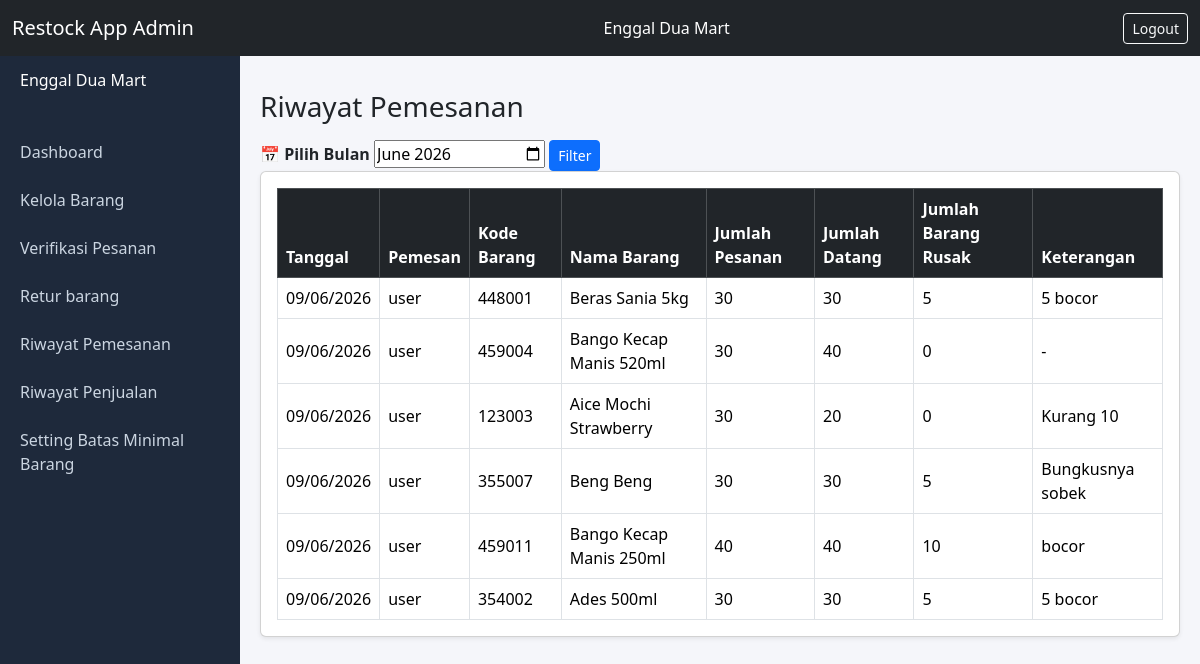
The page /laporan/barang-datang/ (signed in) on the database its author committed.
### inventory/models.py (models this page shows, shortened)
class Pemesanan(models.Model):
    STATUS_CHOICES = [
        ('pending', 'Pending'),
        ('disetujui', 'Disetujui'),
        ('datang','Barang Datang'),
        ('ditolak', 'Ditolak'),
    ]
    barang = models.ForeignKey(Barang, on_delete=models.CASCADE)
    user_2 = models.ForeignKey(User, on_delete=models.CASCADE)
    jumlah = models.IntegerField()
    status_2 = models.CharField(max_length=20, choices=STATUS_CHOICES, default='pending')
    tanggal_pesan = models.DateField(auto_now_add=True)
    tanggal_datang = models.DateField(null=True, blank=True)
    jumlah_datang = models.IntegerField(null=True, blank=True)
    jumlah_rusak = models.IntegerField(null=True, blank=True, default=0)
    keterangan = models.TextField(null=True, blank=True)

class User(models.Model):
    ROLE_CHOICES = [
        ('admin', 'Admin'),
        ('karyawan', 'Karyawan'),
    ]
    username = models.CharField(max_length=150, unique=True)
    password = models.CharField(max_length=255)
    role = models.CharField(max_length=20, choices=ROLE_CHOICES)

class Barang(models.Model):
    kategori = models.ForeignKey(
        KategoriBarang,
        on_delete=models.CASCADE
    )
    kode_barang = models.IntegerField(
        primary_key=True,
        editable=False
    )
    nama_barang = models.CharField(max_length=100)
    stock = models.IntegerField()
    harga = models.DecimalField(max_digits=12, decimal_places=2)
    batas_minimal = models.IntegerField(default=15)

### inventory/views.py (the view)
        def wrapper(request, *args, **kwargs):
            user_role = request.session.get('role')
            if user_role not in allowed_roles:
                return HttpResponseForbidden("Tidak punya akses.")
            return view_func(request, *args, **kwargs)

### inventory/views.py (called while the page is built)
def require_login(view_func):
    def wrapper(request, *args, **kwargs):
        if not request.session.get('user_id'):
            return redirect('login')
        return view_func(request, *args, **kwargs)
    return wrapper

def require_role(*allowed_roles):
    def decorator(view_func):
        def wrapper(request, *args, **kwargs):
            user_role = request.session.get('role')
            if user_role not in allowed_roles:
                return HttpResponseForbidden("Tidak punya akses.")
            return view_func(request, *args, **kwargs)
        return wrapper
    return decorator

@require_login
@require_role('admin')
def laporan_barang_datang(request):
    pemesanan_list = Pemesanan.objects.filter(status_2='datang').select_related('barang', 'user_2').order_by('-tanggal_pesan')
    bulan_input = request.GET.get('bulan')
    if not bulan_input:
        now = timezone.now()
        bulan_input = f"{now.year}-{now.month:02d}"
    tahun, bulan = bulan_input.split('-')
    pemesanan_list = Pemesanan.objects.filter(status_2='datang',tanggal_pesan__year=tahun,tanggal_pesan__month=bulan).select_related('barang', 'user_2').order_by('-id')
    return render(request, 'laporan_barang_datang.html', {
        'pemesanan_list': pemesanan_list,
        'role': 'admin',
        'bulan' : bulan_input
    })

### inventory/templates/laporan_barang_datang.html (shortened to what this page needs)
{% extends 'base.html' %}
{% block content %}
<h3 class="mb-3">Riwayat Pemesanan</h3>
 <form method="GET">
        <label class="fw-semibold mb-1">📅 Pilih Bulan</label>
        <input type="month" name="bulan" value="{{ bulan }}">
        <button type="submit" class="btn btn-primary btn-sm">Filter</button>
</form>
<div class="card shadow-sm">
  <div class="card-body">
    <table class="table table-bordered table-hover align-middle mb-0" >
      <thead class="table-dark">
        <tr>
          <th>Tanggal</th>
          <th>Pemesan</th>
          <th>Kode Barang</th>
          <th>Nama Barang</th>
          <th>Jumlah Pesanan</th>
          <th>Jumlah Datang</th>
          <th>Jumlah Barang Rusak</th>
          <th>Keterangan</th>
        </tr>
      </thead>
      <tbody>
        {% for p in pemesanan_list %}
        <tr>
          <td>{{ p.tanggal_pesan|date:"d/m/Y" }}</td>
          <td>{{ p.user_2.username }}</td>
          <td>{{ p.barang.kode_barang }}</td>
          <td>{{ p.barang.nama_barang }}</td>
          <td>{{ p.jumlah }}</td>
          <td>{{p.jumlah_datang}}</td>
          <td>{{p.jumlah_rusak}}</td>
          <td>
            {% if p.keterangan %}
              {{ p.keterangan }}
            {% else %}
              -
            {% endif %}
          </td>
        </tr>
        {% empty %}
        <tr>
          <td colspan="7" class="text-center">
            Belum ada data barang datang
          </td>
        </tr>
        {% endfor %}
      </tbody>
    </table>
  </div>
</div>
{% endblock %}

### inventory/templates/base.html (style rules this page uses)
body { background:#f5f6fa; }

### rows shown on the page
Pemesanan: tanggal_pesan "09/06/2026", user_2.username "user", barang.kode_barang "448001", barang.nama_barang "Beras Sania 5kg", jumlah "30", jumlah_datang "30", jumlah_rusak "5", keterangan "5 bocor"
Pemesanan: tanggal_pesan "09/06/2026", user_2.username "user", barang.kode_barang "459004", barang.nama_barang "Bango Kecap Manis 520ml", jumlah "30", jumlah_datang "40", jumlah_rusak "0"
Pemesanan: tanggal_pesan "09/06/2026", user_2.username "user", barang.kode_barang "123003", barang.nama_barang "Aice Mochi Strawberry", jumlah "30", jumlah_datang "20", jumlah_rusak "0", keterangan "Kurang 10"
Pemesanan: tanggal_pesan "09/06/2026", user_2.username "user", barang.kode_barang "355007", barang.nama_barang "Beng Beng", jumlah "30", jumlah_datang "30", jumlah_rusak "5", keterangan "Bungkusnya sobek"
Pemesanan: tanggal_pesan "09/06/2026", user_2.username "user", barang.kode_barang "459011", barang.nama_barang "Bango Kecap Manis 250ml", jumlah "40", jumlah_datang "40", jumlah_rusak "10", keterangan "bocor"
Pemesanan: tanggal_pesan "09/06/2026", user_2.username "user", barang.kode_barang "354002", barang.nama_barang "Ades 500ml", jumlah "30", jumlah_datang "30", jumlah_rusak "5", keterangan "5 bocor"
